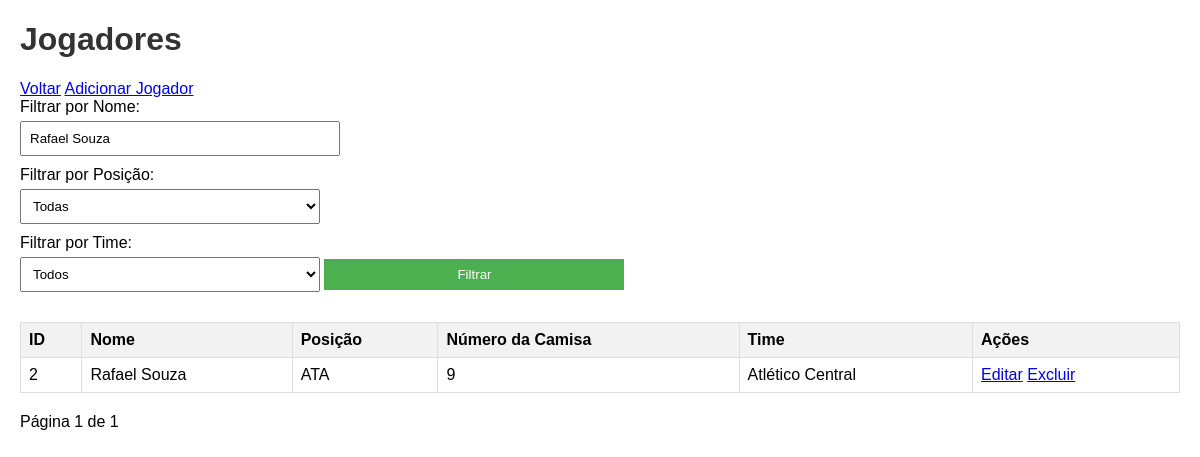
The app's page /jogadores/index.php?nome=Rafael Souza with its own data.
### tables this page shows
CREATE TABLE jogadores (
    id INT AUTO_INCREMENT PRIMARY KEY,
    nome VARCHAR(100) NOT NULL,
    posicao VARCHAR(30) NOT NULL,
    numero_camisa INT NOT NULL,
    time_id INT,
    FOREIGN KEY (time_id) REFERENCES times(id)
);

CREATE TABLE times (
    id INT AUTO_INCREMENT PRIMARY KEY,
    nome VARCHAR(100) NOT NULL,
    cidade VARCHAR(100) NOT NULL
);

### jogadores/index.php (the view, shortened to what this page needs)
<?php
include '../includes/db.php';
$page = isset($_GET['page']) ? (int)$_GET['page'] : 1;
$limit = 10;
$offset = ($page - 1) * $limit;
$filter_nome = isset($_GET['nome']) ? $_GET['nome'] : '';
$filter_posicao = isset($_GET['posicao']) ? $_GET['posicao'] : '';
$filter_time = isset($_GET['time_id']) ? $_GET['time_id'] : '';
$query = "SELECT jogadores.*, times.nome as time_nome FROM jogadores LEFT JOIN times ON jogadores.time_id = times.id WHERE jogadores.nome LIKE '%$filter_nome%' AND jogadores.posicao LIKE '%$filter_posicao%' AND (jogadores.time_id = '$filter_time' OR '$filter_time' = '') LIMIT $limit OFFSET $offset";
$result = $conn->query($query);
$total_query = "SELECT COUNT(*) as total FROM jogadores LEFT JOIN times ON jogadores.time_id = times.id WHERE jogadores.nome LIKE '%$filter_nome%' AND jogadores.posicao LIKE '%$filter_posicao%' AND (jogadores.time_id = '$filter_time' OR '$filter_time' = '')";
$total_result = $conn->query($total_query);
$total_row = $total_result->fetch_assoc();
$total = $total_row['total'];
$total_pages = ceil($total / $limit);
?>
<!DOCTYPE html>
<html lang="pt-br">
<head>
    <link rel="stylesheet" href="../style.css">
</head>
<body>
    <h1>Jogadores</h1>
    <a href="../index.php">Voltar</a>
    <a href="create.php">Adicionar Jogador</a>
    <form method="GET">
        <label for="nome">Filtrar por Nome:</label>
        <input type="text" name="nome" value="<?php echo htmlspecialchars($filter_nome); ?>">
        <label for="posicao">Filtrar por Posição:</label>
        <select name="posicao">
            <option value="">Todas</option>
        </select>
        <label for="time_id">Filtrar por Time:</label>
        <select name="time_id">
            <option value="">Todos</option>
        </select>
        <button type="submit">Filtrar</button>
    </form>
    <table>
        <tr>
            <th>ID</th>
            <th>Nome</th>
            <th>Posição</th>
            <th>Número da Camisa</th>
            <th>Time</th>
            <th>Ações</th>
        </tr>
        <?php while ($row = $result->fetch_assoc()): ?>
        <tr>
            <td><?php echo $row['id']; ?></td>
            <td><?php echo htmlspecialchars($row['nome']); ?></td>
            <td><?php echo htmlspecialchars($row['posicao']); ?></td>
            <td><?php echo $row['numero_camisa']; ?></td>
            <td><?php echo htmlspecialchars($row['time_nome']); ?></td>
            <td>
                <a href="edit.php?id=<?php echo $row['id']; ?>">Editar</a>
                <a href="delete.php?id=<?php echo $row['id']; ?>" onclick="return confirm('Tem certeza?')">Excluir</a>
            </td>
        </tr>
        <?php endwhile; ?>
    </table>
    <div>
        Página <?php echo $page; ?> de <?php echo $total_pages; ?>
    </div>
</body>
</html>

### style.css (style rules this page uses)
body { font-family: Arial, sans-serif; margin: 20px; }
h1, h2 { color: #333; }
table { width: 100%; border-collapse: collapse; margin-bottom: 20px; }
th, td { border: 1px solid #ddd; padding: 8px; text-align: left; }
th { background-color: #f2f2f2; }
form { margin-bottom: 20px; }
label { display: block; margin-bottom: 5px; }
input, select, button { padding: 8px; margin-bottom: 10px; width: 100%; max-width: 300px; }
button { background-color: #4CAF50; color: white; border: none; cursor: pointer; }

### records on screen
jogadores: id "2", nome "Rafael Souza", posicao "ATA", numero_camisa "9", time.nome "Atlético Central"

### other values on screen
$page "1"
$total_pages "1"
